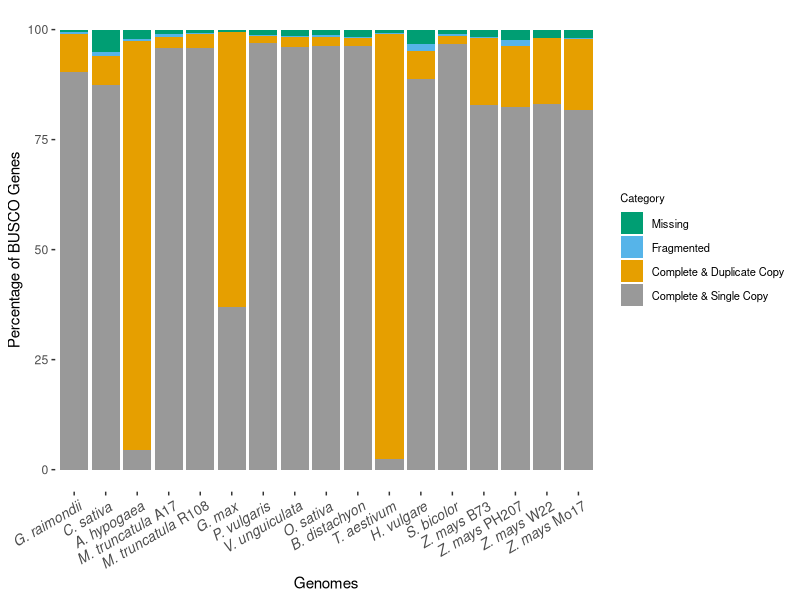
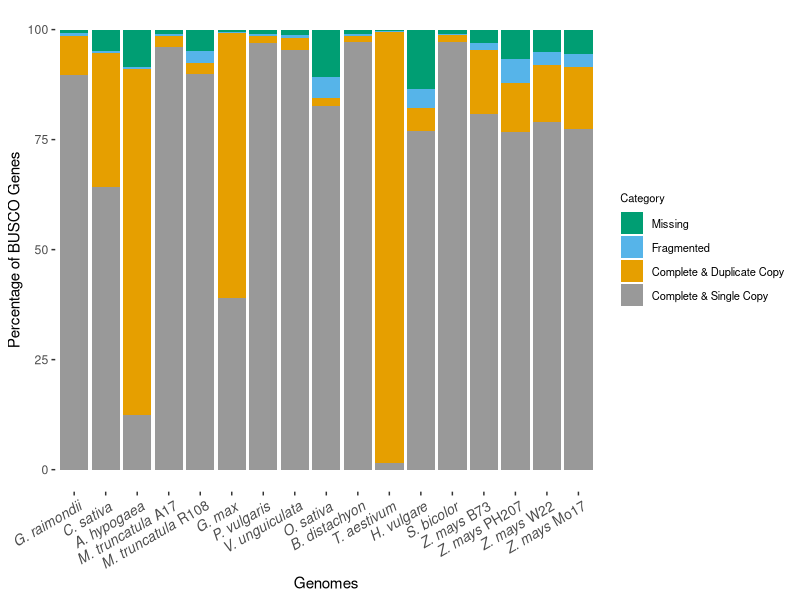

These figures' R source, in order:
library(ggplot2)

## Colorblind Palette
cbPalette <- c("#999999", "#E69F00", "#56B4E9", "#009E73", "#F0E442", "#0072B2", "#D55E00", "#CC79A7")

busco_plot <- function(df, filepath) {
  ## Treat Genomes as factor to maintain order of dataframe
  df$Genomes <- factor(df$Genomes, levels=unique(df$Genomes))
  
  df$Category <- factor(df$Category, levels = c("Complete & Single Copy", "Complete & Duplicate Copy", "Fragmented", "Missing"))
  
  ## mylabels (to italicize the labels)
  mylables <- c(expression(paste(italic("G. raimondii"))), expression(paste(italic("C. sativa"))), expression(paste(italic("A. hypogaea"))), expression(paste(italic("M. truncatula"), " ", "A17")), expression(paste(italic("M. truncatula"), " ", "R108")), expression(paste(italic("G. max"))), expression(paste(italic("P. vulgaris"))), expression(paste(italic("V. unguiculata"))), expression(paste(italic("O. sativa"))), expression(paste(italic("B. distachyon"))), expression(paste(italic("T. aestivum"))), expression(paste(italic("H. vulgare"))), expression(paste(italic("S. bicolor"))), expression(paste(italic("Z. mays"), " ", "B73")), expression(paste(italic("Z. mays"), " ","PH207")),expression(paste(italic("Z. mays")," ", "W22")),expression(paste(italic("Z. mays"), " ","Mo17")))
  
  ## Scatter Plot Script
  p1 <- ggplot(df, aes(fill=Category, y=BUSCO_Score, x=Genomes)) + geom_bar(position= position_stack(reverse = TRUE), stat="identity") + 
    xlab("Genomes") + ylab("Percentage of BUSCO Genes") + 
    theme(plot.title = element_text(hjust = 0.5), axis.text.x = element_text(angle = 30 , size = 10, vjust = 0.95 , hjust = 0.95), legend.title = element_text( size=8), legend.text=element_text(size=8)) + 
    scale_fill_manual(values = cbPalette) + theme(panel.background = element_blank()) + guides(fill = guide_legend(reverse = TRUE)) + 
    scale_x_discrete("Genomes", labels=mylables)
  pdf(filepath, 9, 6)
  print(p1)
  dev.off()
}

busco_plot(read.csv("analyses/busco/results/assembly_scores.csv"), "figures/BUSCO_assembly.pdf")
busco_plot(read.csv("analyses/busco/results/annotation_scores.csv"), "figures/BUSCO_annotation.pdf")